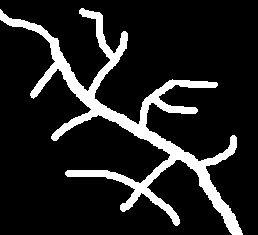
%> input picture misc/Anaskel_mat/test.bmp, 258 x 235 px
$ octave --eval "applyAnaskel(imread('test.bmp'));"   (GNU Octave 9; MATLAB toolbox functions it lacks are replaced by stand-ins)
%> lines starting %> are read from the running program, lines starting %| are printed output that depends on the picture; in (x1, y1, x2, y2) boxes, pixels count from 0 and x2, y2 are one past the last pixel; in counts of white or black regions, pixels touching at a corner belong together; the program's own positions count from 1
### misc/Anaskel_mat/anaskel_3.m
% //***************************************************************************
% //
% // Matlab C routine file:  anaskel.cpp
% // (converted into a .m file by Matt Fetterman
% // Written 8/04 by N. Howe
% //
% // Input:
%     nrow: number of rows
%     ncol: number of columns
% //  Input Image: input binary image
% //
% // Output:
% //   xxxx dmap:  directional maps (you can put this back in but I did not
% find it that useful)
% //   exy:   coordinates of endpoints...2D matrix of endpoints.
% //   jxy:   coordinates of junction points...2D matrix of junction
% points.
% //
% //***************************************************************************
function [exy,jxy]=anaskel_3(nrow,ncol,InputImage)

% this array is 256 length.
nbrs = [ ...
  0,1,1,1,1,1,1,1,...
  1,2,2,2,1,1,1,1,...
  1,2,2,2,1,1,1,1,...
  1,2,2,2,1,1,1,1,...
  1,2,2,2,2,2,2,2,...
  2,3,3,3,2,2,2,2,...
  1,2,2,2,1,1,1,1,...
  1,2,2,2,1,1,1,1,...
  1,1,2,1,2,1,2,1,...
  2,2,3,2,2,1,2,1,...
  1,1,2,1,1,1,1,1,...
  1,1,2,1,1,1,1,1,...
  1,1,2,1,2,1,2,1,...
  2,2,3,2,2,1,2,1,...
  1,1,2,1,1,1,1,1,...
  1,1,2,1,1,1,1,1,...
  1,1,2,1,2,1,2,1,...
  2,2,3,2,2,1,2,1,...
  2,2,3,2,2,1,2,1,...
  2,2,3,2,2,1,2,1,...
  2,2,3,2,3,2,3,2,...
  3,3,4,3,3,2,3,2,...
  2,2,3,2,2,1,2,1,...
  2,2,3,2,2,1,2,1,...
  1,1,2,1,2,1,2,1,...
  2,2,3,2,2,1,2,1,...
  1,1,2,1,1,1,1,1,...
  1,1,2,1,1,1,1,1,...
  1,1,2,1,2,1,2,1,...
  2,2,3,2,2,1,2,1,...
  1,1,2,1,1,1,1,1,...
  1,1,2,1,1,1,1,1 ...
];

nbr_branches = [...
  0,1,1,1,1,2,1,2,...
  1,2,2,2,1,2,2,2,...
  1,2,2,2,2,3,2,3,...
  1,2,2,2,2,3,2,3,...
  1,2,2,2,2,3,2,3,...
  2,3,3,3,2,3,3,3,...
  1,2,2,2,2,3,2,3,...
  2,3,3,3,2,3,3,3,...
  1,2,2,2,2,3,2,3,...
  2,3,3,3,2,3,3,3,...
  2,3,3,3,3,4,3,4,...
  2,3,3,3,3,4,3,4,...
  1,2,2,2,2,3,2,3,...
  2,3,3,3,2,3,3,3,...
  2,3,3,3,3,4,3,4,...
  2,3,3,3,3,4,3,4,...
  1,1,2,2,2,2,2,2,...
  2,2,3,3,2,2,3,3,...
  2,2,3,3,3,3,3,3,...
  2,2,3,3,3,3,3,3,...
  2,2,3,3,3,3,3,3,...
  3,3,4,4,3,3,4,4,...
  2,2,3,3,3,3,3,3,...
  3,3,4,4,3,3,4,4,...
  1,2,2,2,2,3,2,3,...
  2,3,3,3,2,3,3,3,...
  2,3,3,3,3,4,3,4,...
  2,3,3,3,3,4,3,4,...
  2,2,3,3,3,3,3,3,...
  3,3,4,4,3,3,4,4,...
  2,3,3,3,3,4,3,4,...
  3,3,4,4,3,4,4,4,...
];

isN = [...
  0,0,0,0,0,0,0,0,...
  0,1,0,1,0,1,0,1,...
  0,1,1,1,0,1,1,1,...
  0,1,1,1,0,1,1,1,...
  0,1,0,1,0,1,0,1,...
  0,1,0,1,0,1,0,1,...
  0,1,1,1,0,1,1,1,...
  0,1,1,1,0,1,1,1,...
  0,0,0,0,0,0,0,0,...
  0,1,0,1,0,1,0,1,...
  0,1,1,1,0,1,1,1,...
  0,1,1,1,0,1,1,1,...
  0,1,0,1,0,1,0,1,...
  0,1,0,1,0,1,0,1,...
  0,1,1,1,0,1,1,1,...
  0,1,1,1,0,1,1,1,...
  0,0,0,0,0,0,0,0,...
  0,1,0,1,0,1,0,1,...
  1,1,1,1,1,1,1,1,...
  1,1,1,1,1,1,1,1,...
  0,1,0,1,0,1,0,1,...
  0,1,0,1,0,1,0,1,...
  1,1,1,1,1,1,1,1,...
  1,1,1,1,1,1,1,1,...
  0,0,0,0,0,0,0,0,...
  0,1,0,1,0,1,0,1,...
  1,1,1,1,1,1,1,1,...
  1,1,1,1,1,1,1,1,...
  0,1,0,1,0,1,0,1,...
  0,1,0,1,0,1,0,1,...
  1,1,1,1,1,1,1,1,...
  1,1,1,1,1,1,1,1,...
];

isNE = [...
  0,0,0,0,0,0,0,0,...
  0,0,0,0,0,0,0,0,...
  0,0,1,1,0,0,1,1,...
  0,0,1,1,0,0,1,1,...
  0,1,1,1,1,1,1,1,...
  0,1,1,1,1,1,1,1,...
  0,1,1,1,1,1,1,1,...
  0,1,1,1,1,1,1,1,...
  0,0,1,1,0,0,1,1,...
  0,0,1,1,0,0,1,1,...
  0,0,1,1,0,0,1,1,...
  0,0,1,1,0,0,1,1,...
  0,1,1,1,1,1,1,1,...
  0,1,1,1,1,1,1,1,...
  0,1,1,1,1,1,1,1,...
  0,1,1,1,1,1,1,1,...
  0,0,0,0,0,0,0,0,...
  0,0,0,0,0,0,0,0,...
  0,0,1,1,0,0,1,1,...
  0,0,1,1,0,0,1,1,...
  0,1,1,1,1,1,1,1,...
  0,1,1,1,1,1,1,1,...
  0,1,1,1,1,1,1,1,...
  0,1,1,1,1,1,1,1,...
  0,0,1,1,0,0,1,1,...
  0,0,1,1,0,0,1,1,...
  0,0,1,1,0,0,1,1,...
  0,0,1,1,0,0,1,1,...
  0,1,1,1,1,1,1,1,...
  0,1,1,1,1,1,1,1,...
  0,1,1,1,1,1,1,1,...
  0,1,1,1,1,1,1,1];
isE=[  0,0,0,0,0,0,0,0,...
  0,0,0,0,0,0,0,0,...
  0,0,0,0,0,0,0,0,...
  0,0,0,0,0,0,0,0,...
  0,0,0,0,1,1,1,1,...
  0,0,0,0,1,1,1,1,...
  0,0,0,0,1,1,1,1,...
  0,0,0,0,1,1,1,1,...
  0,0,1,1,1,1,1,1,...
  1,1,1,1,1,1,1,1,...
  0,0,1,1,1,1,1,1,...
  1,1,1,1,1,1,1,1,...
  0,0,1,1,1,1,1,1,...
  1,1,1,1,1,1,1,1,...
  0,0,1,1,1,1,1,1,...
  1,1,1,1,1,1,1,1,...
  0,0,0,0,1,1,1,1,...
  0,0,0,0,1,1,1,1,...
  0,0,0,0,1,1,1,1,...
  0,0,0,0,1,1,1,1,...
  0,0,0,0,1,1,1,1,...
  0,0,0,0,1,1,1,1,...
  0,0,0,0,1,1,1,1,...
  0,0,0,0,1,1,1,1,...
  0,0,1,1,1,1,1,1,...
  1,1,1,1,1,1,1,1,...
  0,0,1,1,1,1,1,1,...
  1,1,1,1,1,1,1,1,...
  0,0,1,1,1,1,1,1,...
  1,1,1,1,1,1,1,1,...
  0,0,1,1,1,1,1,1,...
  1,1,1,1,1,1,1,1];

isSE = [...
  0,0,0,0,0,0,0,0,...
  0,1,0,1,0,1,0,1,...
  0,0,0,0,0,0,0,0,...
  0,1,0,1,0,1,0,1,...
  0,0,0,0,0,0,0,0,...
  0,1,0,1,0,1,0,1,...
  0,0,0,0,0,0,0,0,...
  0,1,0,1,0,1,0,1,...
  0,0,0,0,0,0,0,0,...
  1,1,1,1,1,1,1,1,...
  0,0,0,0,0,0,0,0,...
  1,1,1,1,1,1,1,1,...
  0,0,0,0,0,0,0,0,...
  1,1,1,1,1,1,1,1,...
  0,0,0,0,0,0,0,0,...
  1,1,1,1,1,1,1,1,...
  0,0,0,0,1,1,1,1,...
  1,1,1,1,1,1,1,1,...
  1,1,1,1,1,1,1,1,...
  1,1,1,1,1,1,1,1,...
  0,0,0,0,1,1,1,1,...
  1,1,1,1,1,1,1,1,...
  1,1,1,1,1,1,1,1,...
  1,1,1,1,1,1,1,1,...
  0,0,0,0,1,1,1,1,...
  1,1,1,1,1,1,1,1,...
  1,1,1,1,1,1,1,1,...
  1,1,1,1,1,1,1,1,...
  0,0,0,0,1,1,1,1,...
  1,1,1,1,1,1,1,1,...
  1,1,1,1,1,1,1,1,...
  1,1,1,1,1,1,1,1];

% //****************************************************************************
% //
% // This is main function
% // Well actually the main function is declared at the top, but here it
% kicks in.
% //****************************************************************************

% function [exy,jxy]=anaskel_3(nrow,ncol,InputImage)
  % check for proper number of arguments
%   if nargin~=1,
%       disp('Exactly one input argument required.');
%   end;
%   if nargout>2,
%       disp('ERROR: Too many output arguments.');
%   end;
  % check format of arguments
 % errCheck(mxIsUint8(prhs(0))||mxIsLogical(prhs(0))||mxIsDouble(prhs(0)),
  %         "Input must be binary image.");
  skel = zeros(1,nrow*ncol);
  % trim skeleton
  skel=dotrim(InputImage,nrow,ncol,skel,nbrs,nbr_branches);
  % [15 lines of commented-out code are left out]
  for j = 1: ncol-1,
    for i = 0:nrow,
      p = i+j*nrow;
      if (skel(p))
        	hood = neighborhood(skel,i,j,nrow,ncol);
      end;
    end;
end;
% 	north(p) = isN(hood);
% 	northeast(p) = isNE(hood);
% 	east(p) = isE(hood);
% 	southeast(p) = isSE(hood);
% 	//mexPrintf("Point (%d,%d):  Hood %d -> %d, %d, %d, %d.\n",
% 	//	  i,j,hood,isN(hood),isNE(hood),isE(hood),isSE(hood));
%       } else {
% 	north(p) = northeast(p) = east(p) = southeast(p) = 0;

% % extra data if necessary
%   if (nlhs > 1) {
%     % count junctions and endpoints
%     njunc = 0;
%     nend = 0;
%     nbar = 0;
%     for (j = 0; j < ncol; j++) {
%       for (i = 0; i < nrow; i++) {
% 	if (skel(i+j*nrow)) {
% 	  hood = neighborhood(skel,i,j,nrow,ncol);
% 	  switch (nbr_branches(hood)) {
% 	  case 0:
% 	  case 1:
% 	    nend++;
% 	    break;
% 	  case 2:
% 	    nbar++;
% 	    break;
% 	  case 3:
% 	  case 4:
% 	    njunc++;
% 	    break;
% 	  }
% 	}
%       }
%     }
%     //mexPrintf("Counted.\n");
% ************
% the exy points are endpoints.let's make it a 2D array unlike the c++
% program.
    iend=0;
    exy=0;
  for j = 1:  ncol-1,
  for i = 1: nrow,
	if (skel(i+j*nrow))
	  hood = neighborhood(skel,i,j,nrow,ncol);
	  if (nbr_branches(hood) < 2) ,
	    exy(1,iend+1) = j+1;
	    exy(2,iend+1) = i+1;
	    iend =iend+1;
      end; % end if
    end; % end if
  end;% end for
  end; %end for
 % the jxy are junctions. let's make it a 2D array unlike the c++ program.
    jxy = 0;
    ijunc = 0;
    for j=1: ncol-1,
      for i = 1: nrow,
        if (skel(i+j*nrow)) ,
    	  hood = neighborhood(skel,i,j,nrow,ncol);
	   if (nbr_branches(hood) > 2) ,
         jxy(1,ijunc+1) = j+1;
         jxy(2,ijunc+1) = i+1;
         ijunc =ijunc+ 1;
       end;% end if
        end; %end if;
      end; %end for
    end; %end for
 % end main function. next comes nested functions.
%/*************************************************************************
%***/
% //***************************************************************************
%
% #define SQR(x) (x)*(x)
% #define MIN(x,y) (((x) < (y)) ? (x):(y))
% #define MAX(x,y) (((x) > (y)) ? (x):(y))
% #define ABS(x) (((x) < 0) ? (-(x)):(x))
% #define errCheck(a,b) if (!(a)) mexErrMsgTxt((b));
% #define bdCheck(a,b) mxAssert(((a)>=0)&&((a)<(b)),"Bounds error.")
%
% //***************************************************************************

### misc/Anaskel_mat/applyAnaskel.m
function [] = applyAnaskel(img)

% Algorithm and Programming by: Alireza Fasih
% 16 April 2008
% special thanks to "Nicholas Howe" for his very useful junction extractor routine

%aw = imread('../../Fig2.jpg');
aw=~im2bw(img);
%> aw: size 235x258 logical; 86.7% white; 1 black region, box (x1, y1, x2, y2) and area: (0, 8, 243, 235) 8065
figure(1);
imagesc(aw);
colormap(hot);
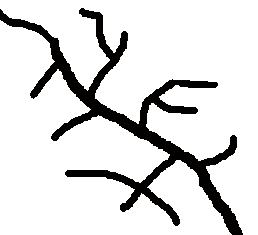
%> displayed picture: size 235x258x3, on the screen's scale of 0 to 255; mean R, G, B 221.5, 221.1, 221.1
figure(2);
BW=aw(:,:,1);
BW3 = bwmorph(BW,'skel',Inf);
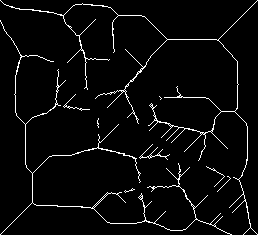
%> BW3: size 235x258 logical; 4% white in thin lines or dots
BW4 = bwmorph(BW3,'spur',10);  % 10=delete noise branchs Inf=Extract Main branch
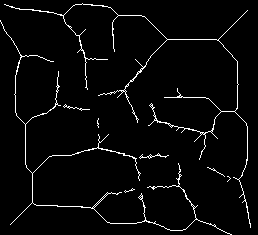
%> BW4: size 235x258 logical; 3.5% white in thin lines or dots
BW5 = bwmorph(BW3,'spur',Inf); % 10=delete noise branchs Inf=Extract Main branch
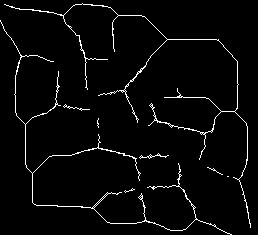
%> BW5: size 235x258 logical; 3.3% white in thin lines or dots
[row,col]=size(BW);
%> row = 235; col = 258

[e_xy,j_xy] = anaskel_3(row,col,BW4);
%> the run ends on the next line

% junction count
len = length (j_xy(1,:));

% Junction Removing
%      j
%  [ ][ ][ ]
% i[ ][0][ ]
%  [ ][ ][ ]

for i=1:len % 'len' is count of junction
   BW4(j_xy(2,i),j_xy(1,i))=0; % [i,j] = 0

   BW4(j_xy(2,i)-1,j_xy(1,i))=0;
   BW4(j_xy(2,i)+1,j_xy(1,i))=0;
   BW4(j_xy(2,i),j_xy(1,i)-1)=0;
   BW4(j_xy(2,i),j_xy(1,i)+1)=0;

   BW4(j_xy(2,i)-1,j_xy(1,i)-1)=0;
   BW4(j_xy(2,i)+1,j_xy(1,i)+1)=0;
   BW4(j_xy(2,i)-1,j_xy(1,i)+1)=0;
   BW4(j_xy(2,i)+1,j_xy(1,i)-1)=0;
end

% (main tree) - (main branch) = branches
branchs = BW4 - BW5;
sm = bwmorph(BW5,'dilate',3);

% Label connected components in binary image
L = bwlabel(branchs);

% adding branchs and main branch.
L = L + (BW5*20);  % 20 is an assumed number!

% Convert label matrix into RGB image
RGB = label2rgb(L,'Lines');
imshow(RGB);
hold on

% End of points and Junction Plot
 plot(e_xy(1,:),e_xy(2,:),'go') % green dots
 plot(j_xy(1,:),j_xy(2,:),'ro') % red dots


%
% len_e = length (e_xy(1,:)) ;
%
% for i=2:len+1
%
%  if ( abs(e_xy(2,i)-row)>20 || abs(e_xy(1,i)-col)>20 )
%
%     % selecting the i'th label
%     sel_color = L(e_xy(2,i),e_xy(1,i));
%
%     % splitting of selected branch
%     sel_label = (L==sel_color);
%
%     % if this branch is a soundly branch, then ...
%     if (bwarea(sel_label)>4)
%
%       % selected branch dilating, for finding collision between it and main branch.
%       sl = bwmorph(sel_label,'dilate',3);
%
%       % collision evaluation between selected branch and main branch by multiply function.
%       dif = immultiply(sm,sl); % Multiply two images or multiply image by constant
%
%       % zero result means there isn't any collision. on the other hand,
%       % this branch is tertiary branch. wow! otherwise, it's a secondary
%       % branch
%       if (dif==zeros(row,col))
%           text (e_xy(1,i)+4,e_xy(2,i)-8,'3');
%       else
%           text (e_xy(1,i)+4,e_xy(2,i)-8,'2');
%       end
%
%     end
%
%  end
%
%
% end
%
%  % main branch will find in BW5 variable!
%  % set label '1' on image
%  hold on
%  flag=0;
%  for i=1:row
%   for j=1:col
%
%     if (BW5(i,j)==1)
%       text (j+15,i+15,'1');
%        flag=1;
%        break;
%     end
%
%   end
%
%    if (flag==1)
%          break;
%     end
%
%  end

end
